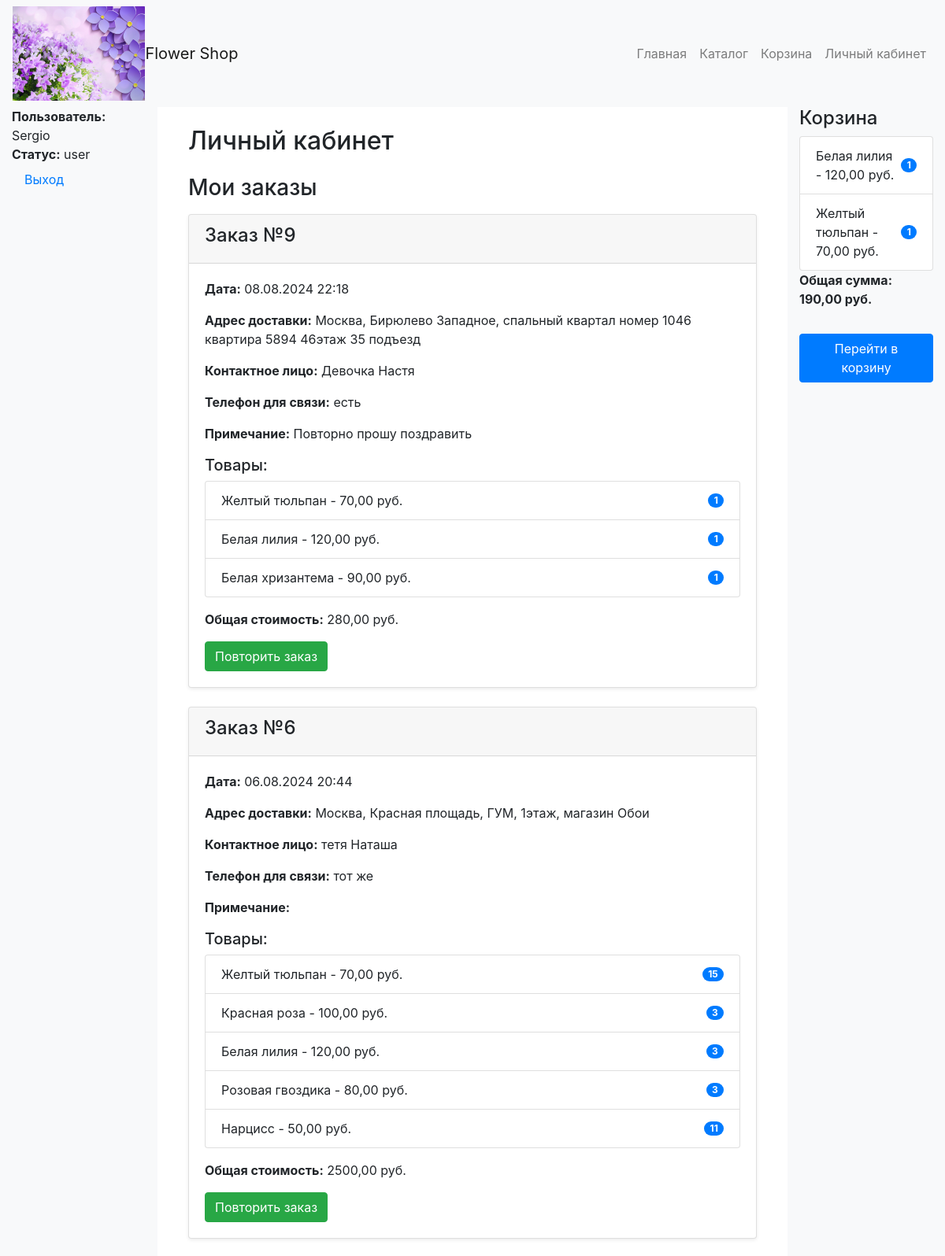
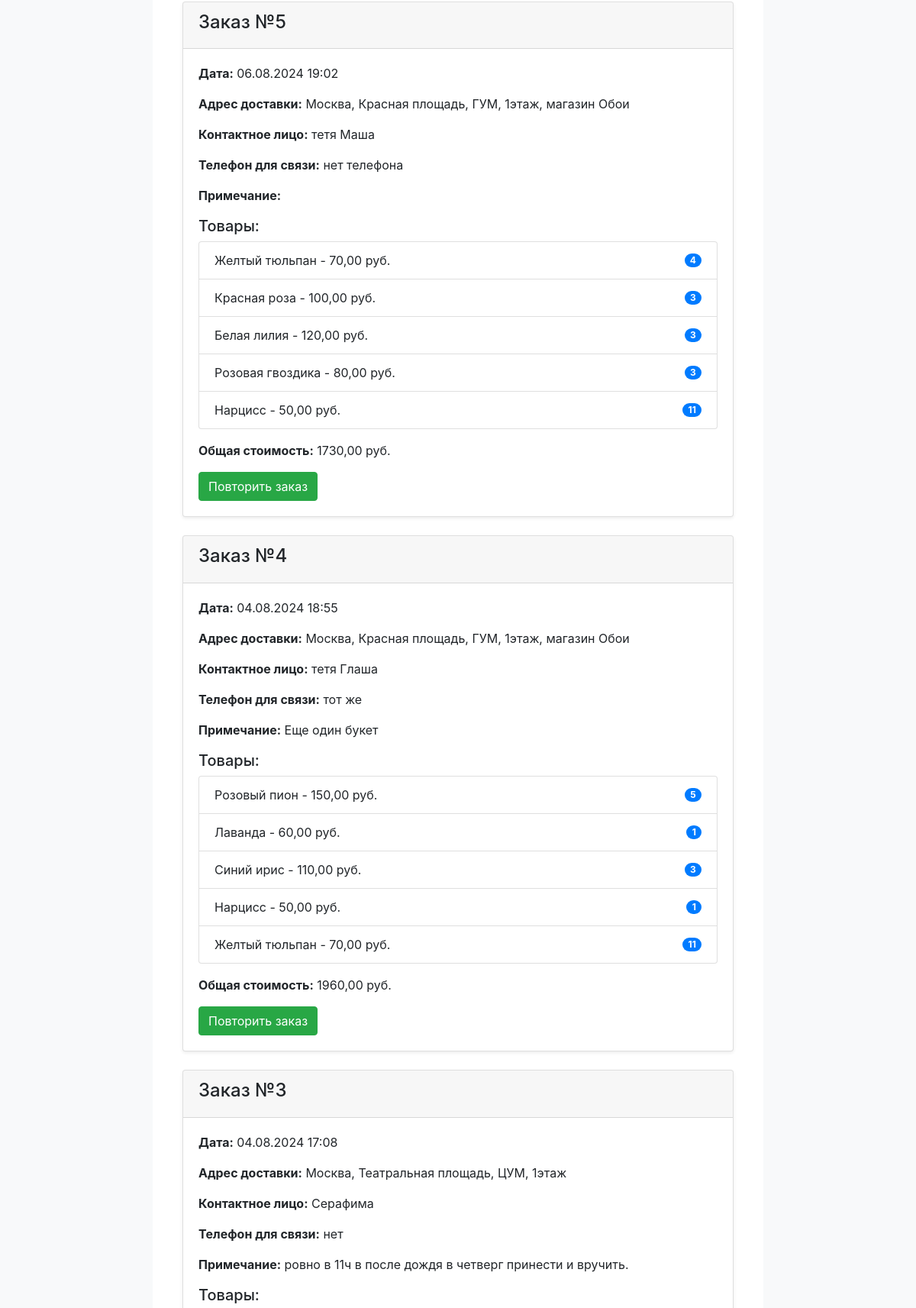
The page /user_kabinet/ (signed in, upper part) on the database its author committed (2 pictures, top to bottom).
### main/models.py (models this page shows, shortened)
class CustomUser(AbstractUser):
    StatusID = models.ForeignKey(StatusDostupa, on_delete=models.SET_DEFAULT, default=2)
    telefon = models.CharField(max_length=20, blank=True, default="")
    Primechanie = models.TextField(blank=True, default="")
    tg_Chat_ID = models.CharField(max_length=255, null=True, blank=True)
    tg_User_ID = models.CharField(max_length=255, null=True, blank=True)
    groups = models.ManyToManyField(
        'auth.Group',
        related_name='customuser_set',  # Измените related_name
        blank=True,
        help_text='The groups this user belongs to. A user will get all permissions granted to each of their groups.',
        related_query_name='user',
    )
    user_permissions = models.ManyToManyField(
        'auth.Permission',
        related_name='customuser_set',  # Измените related_name
        blank=True,
        help_text='Specific permissions for this user.',
        related_query_name='user',
    )

class StatusDostupa(models.Model):
    ID = models.AutoField(primary_key=True)
    Status = models.CharField(max_length=255)
    Opisanie_Dostupa = models.TextField(default="")  # Новое поле для описания статуса доступа

class Zakaz(models.Model):
    ID = models.AutoField(primary_key=True)
    ID_TipZakaza = models.CharField(max_length=255)
    ID_User = models.ForeignKey(settings.AUTH_USER_MODEL, on_delete=models.CASCADE)  # Изменено с PROTECT на CASCADE
    ID_adres = models.ForeignKey(Adresa, on_delete=models.SET_NULL, null=True)
    Kolichestvo_klon = models.PositiveIntegerField(default=1)
    Primechanie = models.TextField(max_length=600, blank=True, default="")
    DataZakaza = models.DateTimeField(auto_now_add=True)
    Peredano_v_bot = models.BooleanField(default=False)
    Dostavka_nado = models.BooleanField(default=True)
    Sobrano = models.BooleanField(default=False)
    Data_sborki = models.DateTimeField(null=True, blank=True, default=None)
    Peredano_dostavka = models.BooleanField(default=False)
    Data_peredano_v_dostavku = models.DateTimeField(null=True, blank=True, default=None)
    Zakaz_oplachen = models.BooleanField(default=False)
    Data_Zakaz_oplachen = models.DateTimeField(null=True, blank=True, default=None)
    Zakaz_dostavlen = models.BooleanField(default=False)
    DataDostavki = models.DateTimeField(null=True, blank=True, default=None)
    Zakaz_Poluchen = models.BooleanField(default=False)
    Data_Zakaz_Poluchen = models.DateTimeField(null=True, blank=True, default=None)
    Zakaz_zakryt = models.BooleanField(default=False)
    Data_Zakaz_zakryt = models.DateTimeField(null=True, blank=True, default=None)
    Rashod = models.DecimalField(max_digits=10, decimal_places=2, default=0.00)  # Новое поле
    Profit = models.DecimalField(max_digits=10, decimal_places=2, default=0.00)  # Новое поле
    ID_Status_zakaza = models.ForeignKey(StatusZakaza, on_delete=models.CASCADE, default=1)

class Adresa(models.Model):
    ID = models.AutoField(primary_key=True)
    ID_Zakaz = models.IntegerField(null=True, blank=True)
    ID_User = models.IntegerField(null=True, blank=True)
    Gorod = models.CharField(max_length=255)
    adres = models.TextField(blank=True, default="")
    kontakt = models.CharField(max_length=255, blank=True, default="")
    telefon = models.CharField(max_length=40, blank=True, default="")
    adres_ediniy = models.BooleanField(default=False)
    Nazvanie_adresa = models.CharField(max_length=255, blank=True, default="")

class Otgruzka(models.Model):
    ID = models.AutoField(primary_key=True)
    ID_Zakaz = models.ForeignKey(Zakaz, on_delete=models.CASCADE)
    tovar_id = models.ForeignKey(Tovar, on_delete=models.CASCADE)
    quantity = models.PositiveIntegerField()
    cena = models.DecimalField(max_digits=10, decimal_places=2)

class Tovar(models.Model):
    ID = models.AutoField(primary_key=True)
    Nazvanie = models.CharField(max_length=255)
    Cena = models.DecimalField(max_digits=10, decimal_places=2)
    Img_url = models.URLField(max_length=255)
    Reiting = models.DecimalField(max_digits=3, decimal_places=2, default=0.00)
    Opisanie = models.TextField()
    ID_TipTovara = models.ForeignKey(Tip_Tovara, on_delete=models.CASCADE)
    ID_KategorTovara = models.ForeignKey(Kat_Tovara, on_delete=models.CASCADE)
    kolich_otzyv = models.IntegerField(default=0)

### orders/models.py (models this page shows, shortened)
class CartItem(models.Model):
    tovar = models.ForeignKey(Tovar, on_delete=models.CASCADE)
    quantity = models.PositiveIntegerField(default=1)
    user = models.ForeignKey(settings.AUTH_USER_MODEL, null=True, blank=True, on_delete=models.CASCADE)
    session_id = models.CharField(max_length=255, null=True, blank=True)
    is_registered = models.BooleanField(default=False)
    cena = models.DecimalField(max_digits=10, decimal_places=2, default=0.00)

### main/views.py (the view)
# urls.py: path('user_kabinet/', user_kabinet, name='user_kabinet'),
@login_required
def user_kabinet(request):
    user_orders = Zakaz.objects.filter(ID_User=request.user).order_by('-DataZakaza')
    orders_info = []
    for order in user_orders:
        try:
            adresa = Adresa.objects.get(ID=order.ID_adres_id)
        except Adresa.DoesNotExist:
            adresa = None
        otgruzki = Otgruzka.objects.filter(ID_Zakaz=order)
        total_price = sum(item.cena * item.quantity for item in otgruzki)
        orders_info.append({
            'order': order,
            'adresa': adresa,
            'otgruzki': otgruzki,
            'total_price': total_price
        })
    if request.user.is_authenticated:
        cart_items = CartItem.objects.filter(user=request.user, is_registered=True)
    else:
        session_id = request.session.session_key
        cart_items = CartItem.objects.filter(session_id=session_id, is_registered=False)
    total_cart_price = sum(item.cena * item.quantity for item in cart_items)
    context = {
        'orders_info': orders_info,
        'cart_items': cart_items,  # Добавление данных корзины в контекст
        'total_price': total_cart_price  # Общая стоимость товаров в корзине
    }
    return render(request, 'main/user_kabinet.html', context)

### main/templates/main/user_kabinet.html (shortened to what this page needs)
{% extends 'main/base.html' %}
{% block content %}
    <div class="container mt-4">
        <h2 class="mb-4">Личный кабинет</h2>
        <h3 class="mb-3">Мои заказы</h3>
        {% for order_info in orders_info %}
            <div class="card mb-4 shadow-sm">
                <div class="card-header">
                    <h4>Заказ №{{ order_info.order.ID }}</h4>
                </div>
                <div class="card-body">
                    <p><strong>Дата:</strong> {{ order_info.order.DataZakaza|date:"d.m.Y H:i" }}</p>
                    {% if order_info.adresa %}
                        <p><strong>Адрес доставки:</strong> {{ order_info.adresa.Gorod }}, {{ order_info.adresa.adres }}</p>
                        <p><strong>Контактное лицо:</strong> {{ order_info.adresa.kontakt }}</p>
                        <p><strong>Телефон для связи:</strong> {{ order_info.adresa.telefon }}</p>
                        <p><strong>Примечание:</strong> {{ order_info.order.Primechanie }}</p>
                    {% else %}
                        <p><strong>Адрес доставки:</strong> не указан</p>
                    {% endif %}
                    <h5>Товары:</h5>
                    <ul class="list-group mb-3">
                        {% for item in order_info.otgruzki %}
                            <li class="list-group-item d-flex justify-content-between align-items-center">
                                {{ item.tovar_id.Nazvanie }} - {{ item.cena }} руб.
                                <span class="badge badge-primary badge-pill">{{ item.quantity }}</span>
                            </li>
                        {% endfor %}
                    </ul>
                    <p><strong>Общая стоимость:</strong> {{ order_info.total_price }} руб.</p>
                    <a href="{% url 'repeat_order' order_info.order.ID %}" class="btn btn-success">Повторить заказ</a>
                </div>
            </div>
        {% endfor %}
    </div>
{% endblock %}

### main/templates/main/base.html (shortened to what this page needs)
{% load static %}
<!doctype html>
<html lang="en">
<head>
    <link href="https://stackpath.bootstrapcdn.com/bootstrap/4.5.2/css/bootstrap.min.css" rel="stylesheet">
    <link href="{% static 'main/css/styles.css' %}" rel="stylesheet">
    <link href="{% static 'catalog/css/style.css' %}" rel="stylesheet">
</head>
<body>
    <nav class="navbar navbar-expand-lg navbar-light bg-light">
        <img src="{% static 'main/img/img_footer2.jpg' %}" alt="Logo" style="height: 120px; object-fit: cover;">
        <a class="navbar-brand" href="{% url 'index' %}">Flower Shop</a>
        <div class="collapse navbar-collapse" id="navbarNav">
            <ul class="navbar-nav ml-auto">
                <li class="nav-item">
                    <a class="nav-link" href="{% url 'index' %}">Главная</a>
                </li>
                <li class="nav-item">
                    <a class="nav-link" href="{% url 'catalog' %}">Каталог</a>
                </li>
                <li class="nav-item">
                    <a class="nav-link" href="{% url 'cart_detail' %}">Корзина</a>
                </li>
                {% if user.is_authenticated %}
                    <li class="nav-item">
                        {% if user.StatusID_id == 2 %}
                            <a class="nav-link" href="{% url 'user_kabinet' %}">Личный кабинет</a>
                        {% elif user.StatusID_id == 3 %}
                            <a class="nav-link" href="{% url 'manager_kabinet' %}">Личный кабинет</a>
                        {% endif %}
                    </li>
                {% endif %}
            </ul>
        </div>
    </nav>
    <div class="container-fluid">
        <div class="row">
            <nav class="col-md-3 col-lg-2 d-md-block bg-light sidebar">
                <div class="sidebar-sticky">
                    <ul class="nav flex-column">
                        {% if user.is_authenticated %}
                            <li class="nav-item">
                                <strong>Пользователь:</strong> {{ user.username }}
                            </li>
                            <li class="nav-item">
                                <strong>Статус:</strong> {{ user.StatusID.Status }}
                            </li>
                            <li class="nav-item">
                                <a class="nav-link" href="{% url 'logout' %}">Выход</a>
                            </li>
                        {% endif %}
                    </ul>
                </div>
            </nav>
            <main role="main" class="col-md-7 ml-sm-auto col-lg-8 px-4">
                {% block content %}{% endblock %}
            </main>
            <aside class="col-md-2 bg-light" id="cart-sidebar">
                {% include 'orders/cart_info.html' %}
            </aside>
        </div>
    </div>
</body>
</html>

### orders/templates/orders/cart_info.html
{% if cart_items %}
    <h4>Корзина</h4>
    <ul class="list-group">
        {% for item in cart_items %}
            <li class="list-group-item d-flex justify-content-between align-items-center">
                {{ item.tovar.Nazvanie }} - {{ item.cena }} руб.
                <span class="badge badge-primary badge-pill">{{ item.quantity }}</span>
            </li>
        {% endfor %}
    </ul>
    <p><strong>Общая сумма: {{ total_price }} руб.</strong></p>
    <a href="{% url 'cart_detail' %}" class="btn btn-primary mt-3">Перейти в корзину</a>
{% else %}
    <p>Корзина пуста.</p>
{% endif %}

### rows shown on the page
CustomUser: username "Sergio", StatusID.Status "user"
Zakaz: order.ID "9", order.DataZakaza "08.08.2024 22:18", adresa.Gorod "Москва", adresa.adres "Бирюлево Западное, спальный квартал номер 1046 квартира 5894 46этаж 35 подъезд", adresa.kontakt "Девочка Настя", adresa.telefon "есть", order.Primechanie "Повторно прошу поздравить", total_price "280,00"
Otgruzka: tovar_id.Nazvanie "Желтый тюльпан", cena "70,00", quantity "1"
Otgruzka: tovar_id.Nazvanie "Белая лилия", cena "120,00", quantity "1"
Otgruzka: tovar_id.Nazvanie "Белая хризантема", cena "90,00", quantity "1"
Zakaz: order.ID "6", order.DataZakaza "06.08.2024 20:44", adresa.Gorod "Москва", adresa.adres "Красная площадь, ГУМ, 1этаж, магазин Обои", adresa.kontakt "тетя Наташа", adresa.telefon "тот же", total_price "2500,00"
Otgruzka: tovar_id.Nazvanie "Желтый тюльпан", cena "70,00", quantity "15"
Otgruzka: tovar_id.Nazvanie "Красная роза", cena "100,00", quantity "3"
Otgruzka: tovar_id.Nazvanie "Белая лилия", cena "120,00", quantity "3"
Otgruzka: tovar_id.Nazvanie "Розовая гвоздика", cena "80,00", quantity "3"
Otgruzka: tovar_id.Nazvanie "Нарцисс", cena "50,00", quantity "11"
Zakaz: order.ID "5", order.DataZakaza "06.08.2024 19:02", adresa.Gorod "Москва", adresa.adres "Красная площадь, ГУМ, 1этаж, магазин Обои", adresa.kontakt "тетя Маша", adresa.telefon "нет телефона", total_price "1730,00"
Otgruzka: tovar_id.Nazvanie "Желтый тюльпан", cena "70,00", quantity "4"
Otgruzka: tovar_id.Nazvanie "Красная роза", cena "100,00", quantity "3"
Otgruzka: tovar_id.Nazvanie "Белая лилия", cena "120,00", quantity "3"
Otgruzka: tovar_id.Nazvanie "Розовая гвоздика", cena "80,00", quantity "3"
Otgruzka: tovar_id.Nazvanie "Нарцисс", cena "50,00", quantity "11"
Zakaz: order.ID "4", order.DataZakaza "04.08.2024 18:55", adresa.Gorod "Москва", adresa.adres "Красная площадь, ГУМ, 1этаж, магазин Обои", adresa.kontakt "тетя Глаша", adresa.telefon "тот же", order.Primechanie "Еще один букет", total_price "1960,00"
Otgruzka: tovar_id.Nazvanie "Розовый пион", cena "150,00", quantity "5"
Otgruzka: tovar_id.Nazvanie "Лаванда", cena "60,00", quantity "1"
Otgruzka: tovar_id.Nazvanie "Синий ирис", cena "110,00", quantity "3"
Otgruzka: tovar_id.Nazvanie "Нарцисс", cena "50,00", quantity "1"
Otgruzka: tovar_id.Nazvanie "Желтый тюльпан", cena "70,00", quantity "11"
Zakaz: order.ID "3", order.DataZakaza "04.08.2024 17:08", adresa.Gorod "Москва", adresa.adres "Театральная площадь, ЦУМ, 1этаж", adresa.kontakt "Серафима", adresa.telefon "нет", order.Primechanie "ровно в 11ч в после дождя в четверг принести и вручить."
CartItem: tovar.Nazvanie "Белая лилия", cena "120,00", quantity "1"
CartItem: tovar.Nazvanie "Желтый тюльпан", cena "70,00", quantity "1"

### other values the page prints
{{ total_price }} "190,00"
